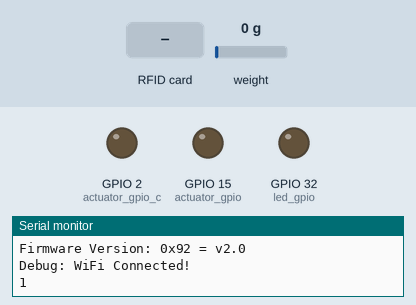
Bench run of a sketch on a simulated ESP32. Parts: output pins drawn as LEDs (lit = HIGH), the last lines printed to the serial monitor. Inputs (shaded band) come from the test bench; at power-on: weight on the scale 0 g. WiFi joins after 1.5 s; servers stay silent unless stated; no MQTT or app messages arrive unless stated.

Above: at 12.3 s.
12.4 s: RFID card 5E 7A 19 C4 held to the reader
At 13.0 s:
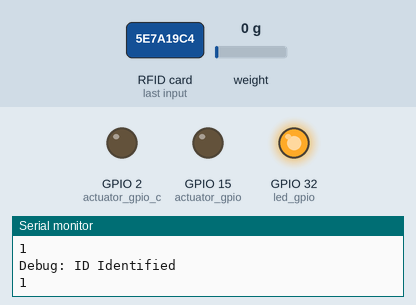
At 17.3 s:
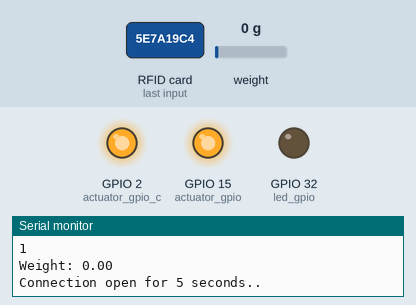
Timing chart, 0 to 20.9 s (numbered marks = the images above; inputs shaded):
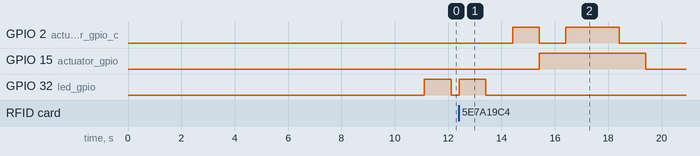

Measured:
- after the input at 12.4 s, GPIO 2 (actuator_gpio_c): LOW → HIGH after 2.0 s, → LOW 1.0 s later, → HIGH 1.0 s later, → LOW 2.0 s later; GPIO 15 (actuator_gpio): LOW → HIGH after 3.0 s, → LOW 4.0 s later; GPIO 32 (led_gpio): LOW → HIGH at once, → LOW 1.0 s later

The sketch:

sketch_may05a.ino
```cpp
// (licence header left out)
#include <SPI.h>
#include <MFRC522.h>
#include <WiFi.h>
#include <PubSubClient.h>
#include "HX711.h"
HX711 loadcell;

#define RST_PIN         22          // Configurable, see typical pin layout above
#define SS_PIN          5         // Cnfigurable, see typical pin layout above

const int LOADCELL_DOUT_PIN = 26;
const int LOADCELL_SCK_PIN = 27;
const long LOADCELL_DIVIDER = 1970.403;

char ssid[] = "**********";
char password[] = "*********";

const char* brokerUsername = "afmproject2021@gmail.com";
const char* brokerPassword = "*********";

const char* broker = "mqtt.dioty.co";

MFRC522 mfrc522(SS_PIN, RST_PIN);  // Create MFRC522 instance
WiFiClient espClient;
PubSubClient client(espClient);

const byte led_gpio = 32;
const byte actuator_gpio = 15;
const byte actuator_gpio_c = 2;

const float engine_time = 1000;

float weight = 0;
float weight_now = 0;
float prev_weight = 0;
float counter = 0;
float food_counter = -1;

bool flag = true;
int status = WL_IDLE_STATUS;

void setup() {
  Serial.begin(115200);   // Initialize serial communications with the PC
  WiFi.begin(ssid, password);

  while (!Serial);

// disable wifi

  while (status != WL_CONNECTED){    // Do nothing if no serial port is opened (added for Arduinos based on ATMEGA32U4)

    Serial.print("Attempting to connect to WPA SSID: ");

    Serial.println(ssid);

    status = WiFi.begin(ssid, password);

    // wait 10 seconds for connection:

    delay(5000);

  }
  Serial.println("WiFi connected");
  Serial.println("IP address: ");
  Serial.println(WiFi.localIP());

  // 3. Initialize library for hx711
  loadcell.begin(LOADCELL_DOUT_PIN, LOADCELL_SCK_PIN);
  loadcell.set_scale(LOADCELL_DIVIDER);
  loadcell.tare();

  SPI.begin();      // Init SPI bus
  mfrc522.PCD_Init();   // Init MFRC522
  mfrc522.PCD_DumpVersionToSerial();  // Show details of PCD - MFRC522 Card Reader details

  client.setServer(broker, 1883);
  client.setCallback(callback);
  client.connect("ESP8266Client", brokerUsername, brokerPassword);

  client.subscribe("/afmproject2021@gmail.com/afm/debug");

  pinMode(led_gpio, OUTPUT);
  pinMode(actuator_gpio, OUTPUT);
  pinMode(actuator_gpio_c, OUTPUT);
}

void callback(char* topic, byte* message, unsigned int length) {
  Serial.print("Message arrived on topic: ");
  Serial.print(topic);
  Serial.print(". Message: ");
  String messageTemp;

  for (int i = 0; i < length; i++) {
    messageTemp += (char)message[i];
  }
  Serial.print(messageTemp);
  Serial.println();

  // If a message is received on the topic esp32/output, you check if the message is either "on" or "off".
    if(messageTemp == "on"){
      Serial.println("on");
      digitalWrite(led_gpio, HIGH);
    }
    else if(messageTemp == "off"){
      Serial.print("Changing output to ");
      Serial.println("off");
      digitalWrite(led_gpio, LOW);
  }
}

void reconnect() {
  // Loop until we're reconnected
  while (!client.connected()) {
    //Serial.print("Attempting MQTT connection...");
    // Attempt to connect
    if (client.connect("ESP8266Client", brokerUsername, brokerPassword)) {
      // Subscribe
      client.subscribe("/afmproject2021@gmail.com/afm/output");
      client.subscribe("/afmproject2021@gmail.com/afm/debug");
    } else {

      // Possible values for client.state()
      //#define MQTT_CONNECTION_TIMEOUT     -4
      //#define MQTT_CONNECTION_LOST        -3
      //#define MQTT_CONNECT_FAILED         -2
      //#define MQTT_DISCONNECTED           -1
      //#define MQTT_CONNECTED               0
      //#define MQTT_CONNECT_BAD_PROTOCOL    1
      //#define MQTT_CONNECT_BAD_CLIENT_ID   2
      //#define MQTT_CONNECT_UNAVAILABLE     3
      //#define MQTT_CONNECT_BAD_CREDENTIALS 4
      //#define MQTT_CONNECT_UNAUTHORIZED    5

      Serial.print("failed, rc=");
      Serial.print(client.state());
      Serial.println(" try again in 5 seconds");
      // Wait 5 seconds before retrying
      delay(5000);
    }
  }
}

void actuator() {
  // using 2 relays to reverse the polarity of an actuator
  // to get it to open then close.
  // algo:
  // turn on gpio 2 to activate the actuator
  // turn off 2
  // turn on 15 to reverse polarity
  // turn on 2 to activate actuator
  // turn off 2
  // turn off 15

  // use 2 gpio to open the actuator
  digitalWrite(actuator_gpio_c, HIGH);

  Serial.println(F("Connection open for 5 seconds.."));
  delay(engine_time);

  // close gpio 2
  digitalWrite(actuator_gpio_c, LOW);

  // turn on 15 gpio
  digitalWrite(actuator_gpio, HIGH);   // turn the LED off (LOW voltage level)
  delay(1000);

  // turn on 2 gpio to contract the actuator
  digitalWrite(actuator_gpio_c, HIGH);   // turn the LED off (LOW voltage level)
  delay(engine_time * 2);

  // turn off 2
  digitalWrite(actuator_gpio_c, LOW);   // turn the LED off (LOW voltage level)
  delay(1000);

  // turn off 15
  digitalWrite(actuator_gpio, LOW);
  Serial.println(F("Connection closed."));


}

void loop() {

  if (flag) {
    digitalWrite(led_gpio, HIGH);   // turn the LED off (LOW voltage level)
    delay(1000);
    digitalWrite(led_gpio, LOW);   // turn the LED off (LOW voltage level)
    flag = false;

    dbg("WiFi Connected!");
  }

//  dbg("AFM Online");

  if (!client.connected()) {
    reconnect();
  }
  client.loop();


  // Look for new cards
  if ( ! mfrc522.PICC_IsNewCardPresent()) {
    return;
  }

  // Select one of the cards
  if ( ! mfrc522.PICC_ReadCardSerial()) {
    return;
  }

  // Dump debug info about the card; PICC_HaltA() is automatically called
  mfrc522.PICC_DumpToSerial(&(mfrc522.uid));

  dbg("ID Identified");

  digitalWrite(led_gpio, HIGH);   // turn the LED on (HIGH voltage level)
  delay(1000);
  digitalWrite(led_gpio, LOW);

  // count rf frequency
  counter = counter + 1;

  // Acquire reading from weight sensor
  weight = loadcell.get_units(10);
  Serial.print("Weight: ");
  Serial.println(weight);

  // refill food
  if (weight < 10) {
    actuator();
    food_counter = food_counter + 1;

    weight_now = loadcell.get_units(10);
    prev_weight = weight_now;

    delay(500);

    dbg("REFILL");
    emitWeight();
    emitFrequency();

  }
  else {

    // rf without refill and slight change of weight
    if (weight < prev_weight - 2) {
      emitFrequency();
      weight_now = loadcell.get_units(10);
      emitWeight();
      prev_weight = weight_now;
      dbg("Plate is not empty!");
    }

    // rf without refill and without change of weight
    else {
      dbg("Plate is not empty!");
      emitFrequency();
      weight_now = weight;
      emitWeight();
    }
  }


}

void dbg(char* msg) {
  Serial.print("Debug: ");
  Serial.println(msg);
  boolean rc = client.publish("/afmproject2021@gmail.com/afm/debug", msg);
  Serial.println(rc);

}

void emitFrequency() {

  char fString[8];
  dtostrf(counter, 1, 2, fString);
  Serial.print("Frequency: ");
  Serial.println(counter);
  delay(1000);
  client.publish("/afmproject2021@gmail.com/afm/frequency", fString);
}

void emitWeight() {
    // Convert the value to a char array
  char dwString[8];
  float dw;
  if (food_counter == 0) {
    dw = (weight_now - prev_weight);
  }
  else {
    dw = (weight_now - prev_weight) * food_counter;
  }
  dtostrf(dw, 1, 2, dwString);
  Serial.print("Delta Weight: ");
  Serial.println(dw);
  client.publish("/afmproject2021@gmail.com/afm/delta_weight", dwString);

  char wString[8];
  dtostrf(weight_now, 1, 2, wString);
  Serial.print("Weight: ");
  Serial.println(weight_now);
  client.publish("/afmproject2021@gmail.com/afm/weight", wString);

}
```
